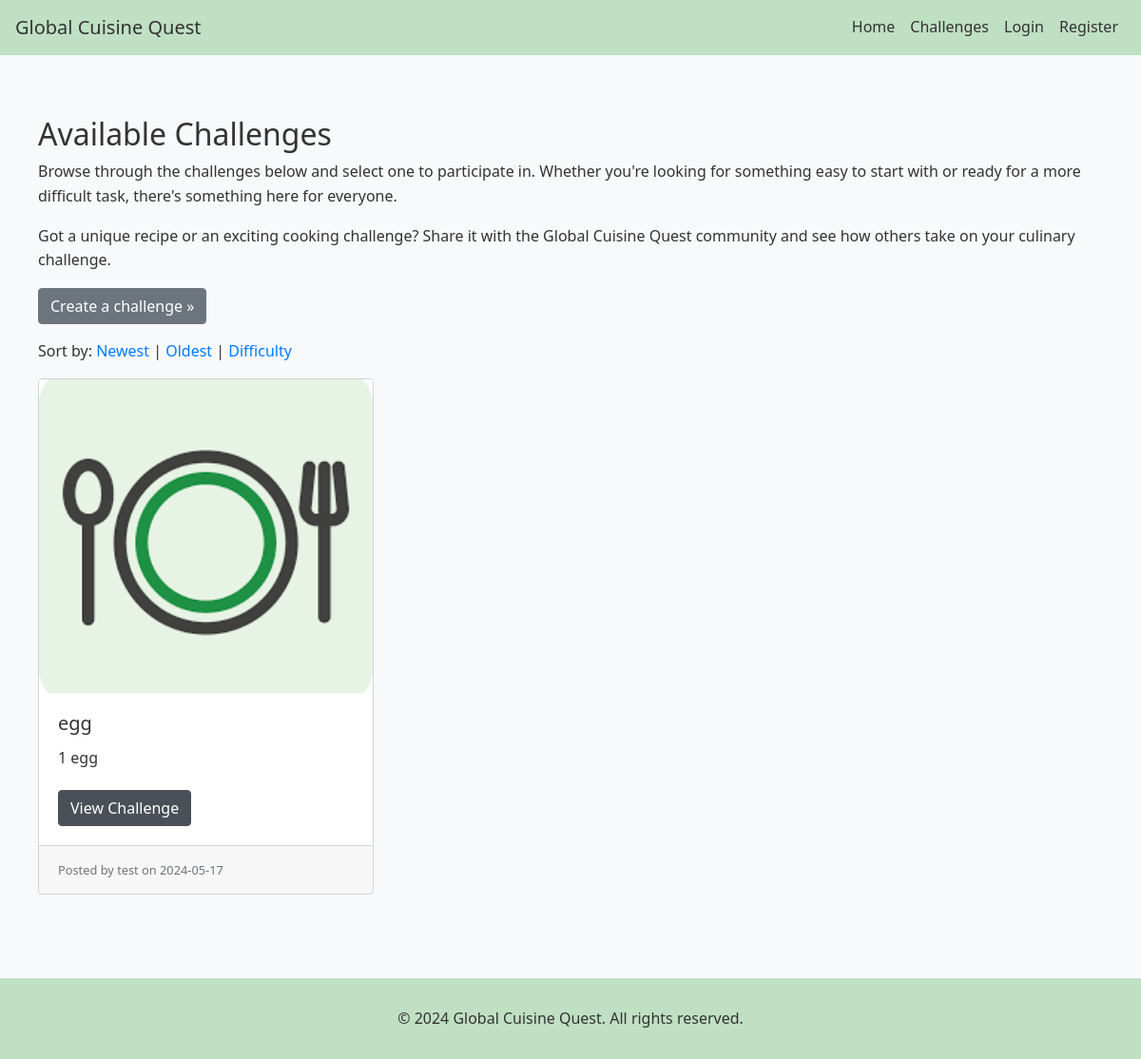
The page /challenge_list/ on the database as committed earlier.
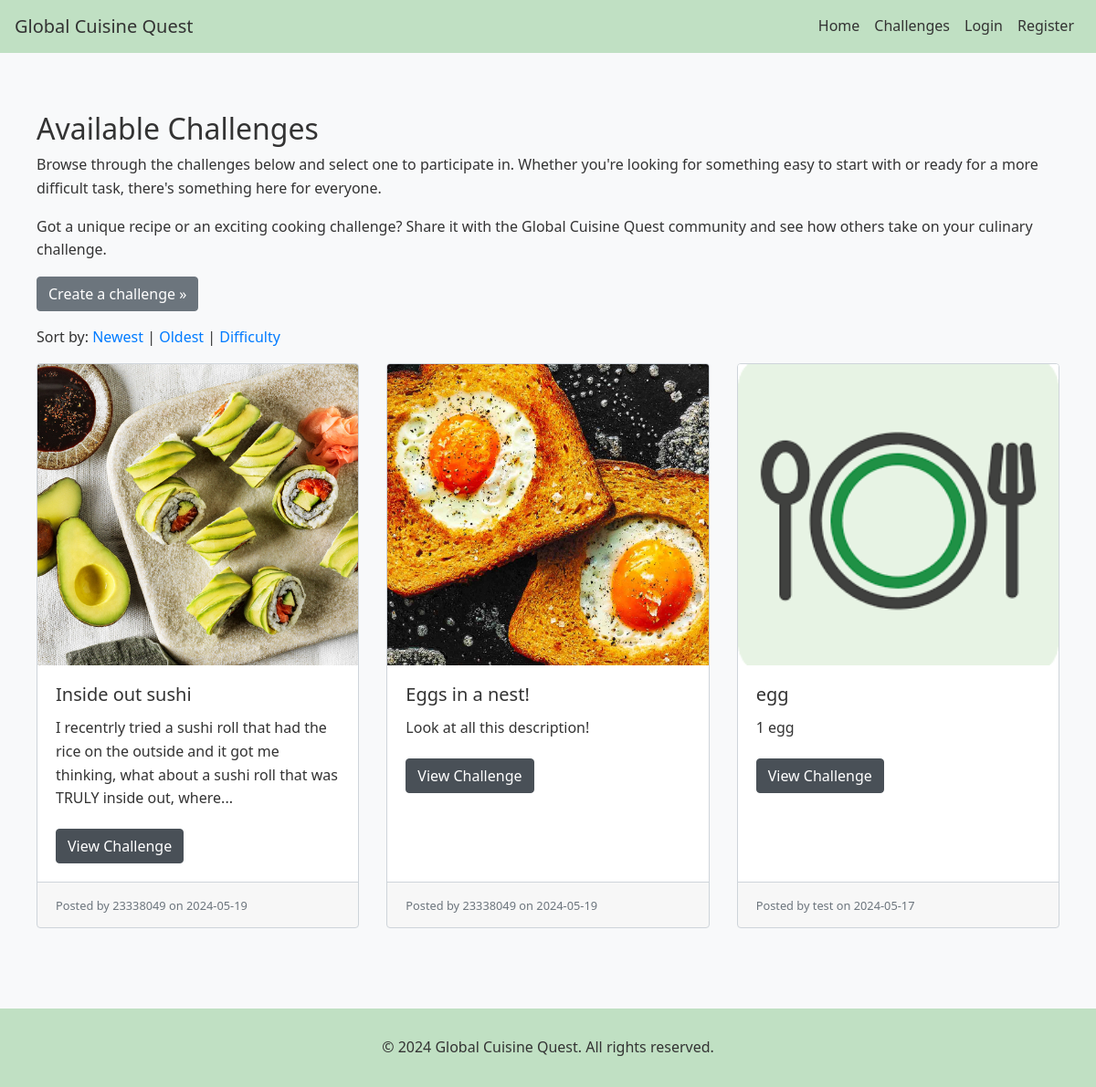
The same page on the database as committed later.
### globalcuisine/models.py (models this page shows, shortened)
class Challenge(db.Model):
    id = db.Column(db.Integer, primary_key=True)
    title = db.Column(db.String(100), nullable=False)
    recipe_type = db.Column(db.String(100), nullable=False)
    description = db.Column(db.Text, nullable=False)
    is_recipe = db.Column(db.Boolean, nullable=False)
    ingredients = db.Column(db.Text, nullable=False)
    recipe_instructions = db.Column(db.Text, nullable=False)
    created_at = db.Column(db.DateTime, nullable=False, default=datetime.utcnow)
    cuisine_type = db.Column(db.String(100))  # Make sure this line exists
    cuisine_style = db.Column(db.String(100))  # Make sure this line exists
    difficulty_level = db.Column(db.String(50), nullable=False)
    image_filename = db.Column(db.String(255))
    user_id = db.Column(db.Integer, db.ForeignKey('user.id'), nullable=False)
    submissions = db.relationship('Submission', backref='challenge', lazy=True)
    active_users = db.relationship('ActiveChallenge', backref='challenge', lazy=True)
    completed_users = db.relationship('CompletedChallenge', backref='challenge', lazy=True)

class User(UserMixin, db.Model):
    id = db.Column(db.Integer, primary_key=True)
    username = db.Column(db.String(100), unique=True, nullable=False)
    email = db.Column(db.String(120), unique=True, nullable=False)
    password_hash = db.Column(db.String(128))
    challenges = db.relationship('Challenge', backref='author', lazy=True)
    submissions = db.relationship('Submission', backref='user', lazy=True)
    active_challenges = db.relationship('ActiveChallenge', backref='user', lazy=True)
    completed_challenges = db.relationship('CompletedChallenge', backref='user', lazy=True)

### globalcuisine/main.py (the view)
@main.route('/challenge_list/', defaults={'sort_by': 'newest'})
@main.route('/view_challenges/<sort_by>') # or it is challenges
def challenge_list(sort_by):
    if sort_by == 'newest':
        challenges = Challenge.query.order_by(Challenge.created_at.desc()).all()
    elif sort_by == 'oldest':
        challenges = Challenge.query.order_by(Challenge.created_at.asc()).all()
    elif sort_by == 'difficulty':
        challenges = Challenge.query.order_by(Challenge.difficulty_level.desc()).all()
    else:
        challenges = Challenge.query.all() #Default no sorting
    return render_template('challenge_list.html', challenges=challenges)

### globalcuisine/templates/challenge_list.html
{% extends "base.html" %}
{% block content %}
<div class="container mt-4">
    <h2>Available Challenges</h2>
    <p>Browse through the challenges below and select one to participate in. Whether you're looking for something easy to start with or ready for a more difficult task, there's something here for everyone.</p>
    <p>Got a unique recipe or an exciting cooking challenge? Share it with the Global Cuisine Quest community and see how others take on your culinary challenge.</p>
        <p><a class="btn btn-secondary" href="{{ url_for('main.create_challenge') }}" role="button">Create a challenge &raquo;</a></p>
    <p>Sort by:
        <a href="{{ url_for('main.challenge_list', sort_by='newest') }}">Newest</a> |
        <a href="{{ url_for('main.challenge_list', sort_by='oldest') }}">Oldest</a> |
        <a href="{{ url_for('main.challenge_list', sort_by='difficulty') }}">Difficulty</a>
        </p>
        <div class="row">
        {% for challenge in challenges %}
            <div class="col-md-4 mb-4">
                <div class="card h-100">
                    {% if challenge.image_filename %}
                        <img src="{{ url_for('static', filename='images/' + challenge.image_filename) }}" class="card-img-top" alt="Image of {{ challenge.title }}">
                    {% else %}
                        <img src="{{ url_for('static', filename='images/default.png') }}" class="card-img-top" alt="Default Image">
                    {% endif %}
                    <div class="card-body">
                        <h5 class="card-title">{{ challenge.title }}</h5>
                        <p class="card-text">{{ challenge.description | truncate(150) }}</p>
                        <a href="{{ url_for('main.challenge_detail', challenge_id=challenge.id) }}" class="btn btn-primary">View Challenge</a>
                    </div>
                    <div class="card-footer">
                        <small class="text-muted">Posted by {{ challenge.author.username if challenge.author else 'Unknown' }} on {{ challenge.created_at.strftime('%Y-%m-%d') }}</small>
                    </div>
                </div>
            </div>
        {% else %}
            <div class="col-md-12">
                <p class="text-center">No challenges available at the moment. Be the first to create one!</p>
                <p class="text-center"><a class="btn btn-secondary" href="{{ url_for('main.create_challenge') }}" role="button">Create a challenge &raquo;</a></p>
            </div>
        {% endfor %}
    </div>
</div>
{% endblock %}

### globalcuisine/templates/base.html (shortened to what this page needs)
<!DOCTYPE html>
<html lang="en">
<head>
    <link rel="stylesheet" href="https://stackpath.bootstrapcdn.com/bootstrap/4.5.2/css/bootstrap.min.css">
    <link rel="stylesheet" href="{{ url_for('static', filename='css/style.css') }}">
    <link rel="stylesheet" href="https://cdnjs.cloudflare.com/ajax/libs/rateYo/2.3.2/jquery.rateyo.min.css">
</head>
<body>
    <header>
        <nav class="navbar navbar-expand-lg navbar-dark bg-primary">
            <a class="navbar-brand" href="{{ url_for('main.index') }}">Global Cuisine Quest</a>
            <div class="collapse navbar-collapse" id="navbarNav">
                <ul class="navbar-nav ml-auto">
                    <li class="nav-item">
                        <a class="nav-link" href="{{ url_for('main.index') }}">Home</a>
                    </li>
                    <li class="nav-item">
                        <a class="nav-link" href="{{ url_for('main.challenge_list') }}">Challenges</a>
                    </li>
                    {% if current_user.is_authenticated %}
                        <li class="nav-item">
                            <a class="nav-link" href="{{ url_for('main.dashboard') }}">Dashboard</a>
                        </li>
                        <li class="nav-item">
                            <a class="nav-link" href="{{ url_for('auth.logout') }}">Logout</a>
                        </li>
                    {% else %}
                        <li class="nav-item">
                            <a class="nav-link" href="{{ url_for('auth.login') }}">Login</a>
                        </li>
                        <li class="nav-item">
                            <a class="nav-link" href="{{ url_for('auth.register') }}">Register</a>
                        </li>
                    {% endif %}
                </ul>
            </div>
        </nav>
    </header>
    <main role="main" class="container">
        {% block content %}{% endblock %}
    </main>
    <footer class="footer bg-primary text-white mt-4">
        <div class="container text-center">
            <span>&copy; 2024 Global Cuisine Quest. All rights reserved.</span>
        </div>
    </footer>
</body>
</html>

### globalcuisine/static/css/style.css (style rules this page uses)
body { font-family: 'Segoe UI', Tahoma, Geneva, Verdana, sans-serif; background-color: #f8f9fa; color: #333; line-height: 1.6; display: flex; flex-direction: column; min-height: 100vh; }
.container { max-width: 1200px; margin: 0 auto; padding: 20px; }
.navbar.bg-primary { background-color: #c0e0c3 !important; }
.navbar .nav-link, .navbar .navbar-brand { color: #333 !important; }
footer.footer.bg-primary { background-color: #c0e0c3 !important; }
.footer { color: #333 !important; text-align: center; padding: 10px 0; flex-shrink: 0; }
h1, h2, h3, h4, h5, h6 { color: #333; }
p { margin-bottom: 1em; }
.btn-primary { background-color: #495057; border-color: #495057; }
.card { background-color: #ffffff; border: 1px solid #ced4da; border-radius: 0.25rem; }
.card-img-top { width: 100%; height: 330px; object-fit: cover; border-top-left-radius: calc(0.25rem - 1px); border-top-right-radius: calc(0.25rem - 1px); }
.card-body { padding: 1.25rem; }
.card-title { margin-bottom: 0.75rem; }
.card-text { margin-bottom: 1.25rem; }
.card-footer { padding: 0.75rem 1.25rem; background-color: rgba(0, 0, 0, 0.03); border-top: 1px solid #ced4da; }

Rows that differ between the two databases and show on the page:
added Challenge: image_filename (picture), title "Inside out sushi", description "I recentrly tried a sushi roll that had the rice on the outside and it got me thinking, what about a sushi roll that was TRULY inside out, where...", author "23338049", created_at "2024-05-19"
added Challenge: image_filename (picture), title "Eggs in a nest!", description "Look at all this description!", author "23338049", created_at "2024-05-19"
